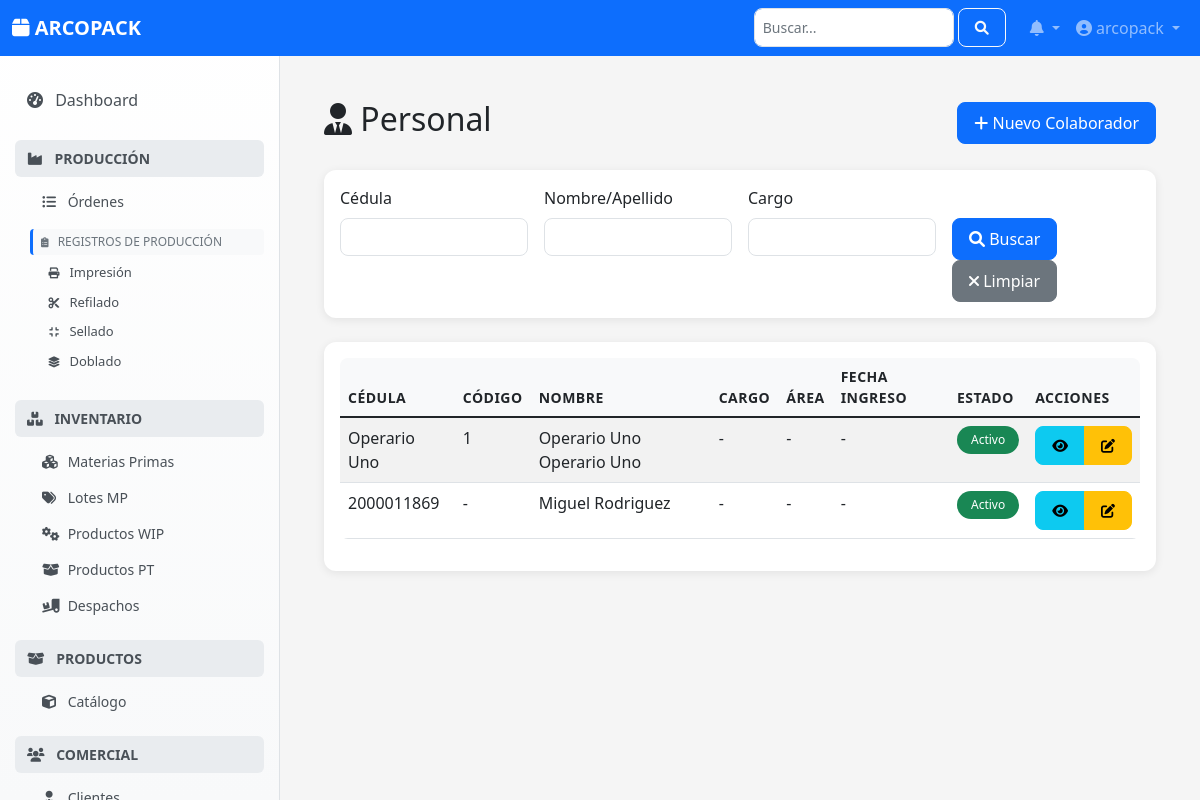
The page /personal/ (signed in) on the database its author committed.
### personal/models.py (models this page shows, shortened)
class Colaborador(models.Model):
    nombres = models.CharField(max_length=100, verbose_name="Nombres")
    apellidos = models.CharField(max_length=100, verbose_name="Apellidos")
    cedula = models.CharField( # Documento de identidad
        max_length=20, unique=True, db_index=True,
        verbose_name="Cédula / Documento ID"
    )
    codigo_empleado = models.CharField( # Código interno de nómina o similar
        max_length=50, unique=True, blank=True, null=True, # Puede no tenerlo o asignarse después
        verbose_name="Código Empleado"
    )
    cargo = models.CharField(max_length=100, blank=True, verbose_name="Cargo") # O FK a un modelo Cargo
    area = models.CharField(max_length=100, blank=True, verbose_name="Área") # O FK a un modelo Area
    fecha_ingreso = models.DateField(null=True, blank=True, verbose_name="Fecha de Ingreso")
    fecha_retiro = models.DateField(null=True, blank=True, verbose_name="Fecha de Retiro")
    usuario_sistema = models.OneToOneField(
        settings.AUTH_USER_MODEL,
        on_delete=models.SET_NULL, # Si se borra el usuario, no borrar el colaborador (o viceversa?)
        null=True, blank=True,
        related_name='colaborador', # Acceso desde user: user.colaborador
        verbose_name="Usuario del Sistema"
    )
    is_active = models.BooleanField(default=True, verbose_name="Activo", help_text="Indica si el colaborador está actualmente activo.")
    creado_en = models.DateTimeField(auto_now_add=True, editable=False)
    actualizado_en = models.DateTimeField(auto_now=True, editable=False)
    creado_por = models.ForeignKey(
        settings.AUTH_USER_MODEL, related_name='+', on_delete=models.SET_NULL,
        null=True, blank=True, editable=False
    )
    actualizado_por = models.ForeignKey(
        settings.AUTH_USER_MODEL, related_name='+', on_delete=models.SET_NULL,
        null=True, blank=True, editable=False
    )
    @property
    def nombre_completo(self):
        return f"{self.nombres} {self.apellidos}".strip()
    class Meta:
        verbose_name = "Colaborador"
        verbose_name_plural = "Colaboradores"
        ordering = ['apellidos', 'nombres']

### personal/views.py (the view, shortened to what this page needs)
# urls.py: path('', views.ColaboradorListView.as_view(), name='colaborador_list'),
class ColaboradorListView(LoginRequiredMixin, ListView):
    model = Colaborador
    context_object_name = 'colaboradores'
    template_name = 'personal/colaborador_list.html'
    paginate_by = 20
    def get_queryset(self):
        queryset = super().get_queryset()
        search_query = self.request.GET.get('q')
        return queryset.order_by('apellidos', 'nombres')

### notificaciones/context_processors.py (called while the page is built)
def notifications(request):
    if request.user.is_authenticated:
        notificaciones_no_leidas = Notificacion.objects.filter(
            usuario=request.user,
            leida=False
        ).count()
        notificaciones = Notificacion.objects.filter(
            usuario=request.user
        ).order_by('-fecha_creacion')[:5]
        return {
            'notificaciones': notificaciones,
            'notificaciones_no_leidas': notificaciones_no_leidas
        }
    return {
        'notificaciones': [],
        'notificaciones_no_leidas': 0
    }

### personal/templates/personal/colaborador_list.html (shortened to what this page needs)
{% extends "base.html" %}
{% block content %}
<div class="container">
    <div class="row mb-4 align-items-center">
        <div class="col">
            <h2><i class="fas fa-user-tie"></i> Personal</h2>
        </div>
        <div class="col text-end">
            <a href="{% url 'personal_web:colaborador_create' %}" class="btn btn-primary">
                <i class="fas fa-plus"></i> Nuevo Colaborador
            </a>
        </div>
    </div>
    <div class="card mb-4">
        <div class="card-body">
            <form method="get" class="row g-3">
                <div class="col-md-3">
                    <label class="form-label">Cédula</label>
                    <input type="text" name="cedula" class="form-control" value="{{ request.GET.cedula }}">
                </div>
                <div class="col-md-3">
                    <label class="form-label">Nombre/Apellido</label>
                    <input type="text" name="nombre" class="form-control" value="{{ request.GET.nombre }}">
                </div>
                <div class="col-md-3">
                    <label class="form-label">Cargo</label>
                    <input type="text" name="cargo" class="form-control" value="{{ request.GET.cargo }}">
                </div>
                <div class="col-md-3">
                    <label class="form-label">&nbsp;</label>
                    <div>
                        <button type="submit" class="btn btn-primary">
                            <i class="fas fa-search"></i> Buscar
                        </button>
                        <a href="{% url 'personal_web:colaborador_list' %}" class="btn btn-secondary">
                            <i class="fas fa-times"></i> Limpiar
                        </a>
                    </div>
                </div>
            </form>
        </div>
    </div>
    <div class="card">
        <div class="card-body">
            <div class="table-responsive">
                <table class="table table-striped table-hover">
                    <thead>
                        <tr>
                            <th>Cédula</th>
                            <th>Código</th>
                            <th>Nombre</th>
                            <th>Cargo</th>
                            <th>Área</th>
                            <th>Fecha Ingreso</th>
                            <th>Estado</th>
                            <th>Acciones</th>
                        </tr>
                    </thead>
                    <tbody>
                        {% for colaborador in object_list %}
                        <tr>
                            <td>{{ colaborador.cedula }}</td>
                            <td>{{ colaborador.codigo_empleado|default:"-" }}</td>
                            <td>{{ colaborador.nombre_completo }}</td>
                            <td>{{ colaborador.cargo|default:"-" }}</td>
                            <td>{{ colaborador.area|default:"-" }}</td>
                            <td>{{ colaborador.fecha_ingreso|date:"d/m/Y"|default:"-" }}</td>
                            <td>
                                <span class="badge {% if colaborador.is_active %}bg-success{% else %}bg-danger{% endif %}">
                                    {{ colaborador.is_active|yesno:"Activo,Inactivo" }}
                                </span>
                            </td>
                            <td>
                                <div class="btn-group">
                                    <a href="{% url 'personal_web:colaborador_detail' colaborador.pk %}"
                                       class="btn btn-sm btn-info" title="Ver detalle">
                                        <i class="fas fa-eye"></i>
                                    </a>
                                    <a href="{% url 'personal_web:colaborador_update' colaborador.pk %}"
                                       class="btn btn-sm btn-warning" title="Editar">
                                        <i class="fas fa-edit"></i>
                                    </a>
                                </div>
                            </td>
                        </tr>
                        {% empty %}
                        <tr>
                            <td colspan="8" class="text-center">No se encontraron colaboradores</td>
                        </tr>
                        {% endfor %}
                    </tbody>
                </table>
            </div>
        </div>
    </div>
</div>
{% endblock %}

### templates/layouts/navbar.html (shortened to what this page needs)
<nav class="navbar navbar-expand-lg navbar-dark bg-primary fixed-top">
    <div class="container-fluid">
        <a class="navbar-brand" href="{% url 'root' %}">
            <i class="fas fa-box"></i> ARCOPACK
        </a>
        <div class="collapse navbar-collapse" id="navbarNav">
            <ul class="navbar-nav ms-auto">
                <li class="nav-item me-3">
                    <form class="d-flex" role="search">
                        <input class="form-control form-control-sm" type="search" placeholder="Buscar..." aria-label="Search">
                        <button class="btn btn-outline-light btn-sm ms-1" type="submit">
                            <i class="fas fa-search"></i>
                        </button>
                    </form>
                </li>
                <li class="nav-item dropdown">
                    <a class="nav-link dropdown-toggle position-relative" href="#" id="notificationsDropdown" role="button"
                       data-bs-toggle="dropdown">
                        <i class="fas fa-bell"></i>
                    </a>
                </li>
                <li class="nav-item dropdown">
                    <a class="nav-link dropdown-toggle" href="#" id="userDropdown" role="button"
                       data-bs-toggle="dropdown">
                        <i class="fas fa-user-circle"></i> {{ user.get_full_name|default:user.username }}
                    </a>
                </li>
            </ul>
        </div>
    </div>
</nav>

### templates/base.html (style rules this page uses)
:root { --primary-color: #0d6efd; --secondary-color: #6c757d; --success-color: #198754; --warning-color: #ffc107; --danger-color: #dc3545; --info-color: #0dcaf0; --light-color: #f8f9fa; --dark-color: #212529; --sidebar-width: 280px; }
body { font-family: 'Segoe UI', Tahoma, Geneva, Verdana, sans-serif; background-color: #f5f5f5; }
.card { border: none; border-radius: 12px; box-shadow: 0 2px 10px rgba(0, 0, 0, 0.08); margin-bottom: 1.5rem; transition: all 0.3s ease; }
.btn { border-radius: 8px; font-weight: 500; padding: 0.5rem 1rem; transition: all 0.2s ease; }
.form-control, .form-select { border-radius: 8px; border: 1px solid #dee2e6; transition: all 0.2s ease; }
.table { border-radius: 8px; overflow: hidden; }
.table th { background-color: var(--light-color); border: none; font-weight: 600; text-transform: uppercase; font-size: 0.875rem; letter-spacing: 0.5px; }
.badge { padding: 0.5rem 0.875rem; border-radius: 20px; font-weight: 500; font-size: 0.75rem; }
.fade-in { animation: fadeIn 0.5s ease-out; }

### templates/layouts/navbar.html (style rules this page uses)
.navbar-brand { font-weight: 600; font-size: 1.25rem; }
.form-control-sm { width: 200px; }

### rows shown on the page
Colaborador: cedula "Operario Uno", codigo_empleado "1", nombre_completo "Operario Uno Operario Uno", cargo "-", area "-", fecha_ingreso "-", is_active "Activo"
Colaborador: cedula "2000011869", codigo_empleado "-", nombre_completo "Miguel Rodriguez", cargo "-", area "-", fecha_ingreso "-", is_active "Activo"

### other values the page prints
{{ user.get_full_name|default:user.username }} "arcopack"
